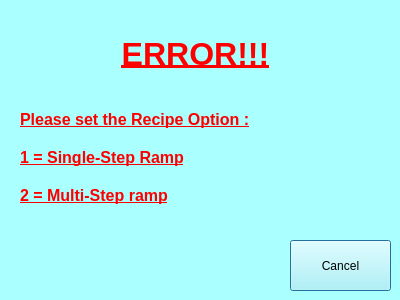
<?xml version="1.0" encoding="UTF-8"?>
<ui version="4.0">
 <class>runRecipeerrorClass</class>
 <widget class="QDialog" name="runRecipeerrorClass">
  <property name="geometry">
   <rect>
    <x>0</x>
    <y>0</y>
    <width>400</width>
    <height>300</height>
   </rect>
  </property>
  <property name="palette">
   <palette>
    <active>
     <colorrole role="WindowText">
      <brush brushstyle="SolidPattern">
       <color alpha="255">
        <red>0</red>
        <green>0</green>
        <blue>0</blue>
       </color>
      </brush>
     </colorrole>
     <colorrole role="Button">
      <brush brushstyle="SolidPattern">
       <color alpha="255">
        <red>170</red>
        <green>255</green>
        <blue>255</blue>
       </color>
      </brush>
     </colorrole>
     <colorrole role="Light">
      <brush brushstyle="SolidPattern">
       <color alpha="255">
        <red>255</red>
        <green>255</green>
        <blue>255</blue>
       </color>
      </brush>
     </colorrole>
     <colorrole role="Midlight">
      <brush brushstyle="SolidPattern">
       <color alpha="255">
        <red>212</red>
        <green>255</green>
        <blue>255</blue>
       </color>
      </brush>
     </colorrole>
     <colorrole role="Dark">
      <brush brushstyle="SolidPattern">
       <color alpha="255">
        <red>85</red>
        <green>127</green>
        <blue>127</blue>
       </color>
      </brush>
     </colorrole>
     <colorrole role="Mid">
      <brush brushstyle="SolidPattern">
       <color alpha="255">
        <red>113</red>
        <green>170</green>
        <blue>170</blue>
       </color>
      </brush>
     </colorrole>
     <colorrole role="Text">
      <brush brushstyle="SolidPattern">
       <color alpha="255">
        <red>0</red>
        <green>0</green>
        <blue>0</blue>
       </color>
      </brush>
     </colorrole>
     <colorrole role="BrightText">
      <brush brushstyle="SolidPattern">
       <color alpha="255">
        <red>255</red>
        <green>255</green>
        <blue>255</blue>
       </color>
      </brush>
     </colorrole>
     <colorrole role="ButtonText">
      <brush brushstyle="SolidPattern">
       <color alpha="255">
        <red>0</red>
        <green>0</green>
        <blue>0</blue>
       </color>
      </brush>
     </colorrole>
     <colorrole role="Base">
      <brush brushstyle="SolidPattern">
       <color alpha="255">
        <red>255</red>
        <green>255</green>
        <blue>255</blue>
       </color>
      </brush>
     </colorrole>
     <colorrole role="Window">
      <brush brushstyle="SolidPattern">
       <color alpha="255">
        <red>170</red>
        <green>255</green>
        <blue>255</blue>
       </color>
      </brush>
     </colorrole>
     <colorrole role="Shadow">
      <brush brushstyle="SolidPattern">
       <color alpha="255">
        <red>0</red>
        <green>0</green>
        <blue>0</blue>
       </color>
      </brush>
     </colorrole>
     <colorrole role="AlternateBase">
      <brush brushstyle="SolidPattern">
       <color alpha="255">
        <red>212</red>
        <green>255</green>
        <blue>255</blue>
       </color>
      </brush>
     </colorrole>
     <colorrole role="ToolTipBase">
      <brush brushstyle="SolidPattern">
       <color alpha="255">
        <red>255</red>
        <green>255</green>
        <blue>220</blue>
       </color>
      </brush>
     </colorrole>
     <colorrole role="ToolTipText">
      <brush brushstyle="SolidPattern">
       <color alpha="255">
        <red>0</red>
        <green>0</green>
        <blue>0</blue>
       </color>
      </brush>
     </colorrole>
    </active>
    <inactive>
     <colorrole role="WindowText">
      <brush brushstyle="SolidPattern">
       <color alpha="255">
        <red>0</red>
        <green>0</green>
        <blue>0</blue>
       </color>
      </brush>
     </colorrole>
     <colorrole role="Button">
      <brush brushstyle="SolidPattern">
       <color alpha="255">
        <red>170</red>
        <green>255</green>
        <blue>255</blue>
       </color>
      </brush>
     </colorrole>
     <colorrole role="Light">
      <brush brushstyle="SolidPattern">
       <color alpha="255">
        <red>255</red>
        <green>255</green>
        <blue>255</blue>
       </color>
      </brush>
     </colorrole>
     <colorrole role="Midlight">
      <brush brushstyle="SolidPattern">
       <color alpha="255">
        <red>212</red>
        <green>255</green>
        <blue>255</blue>
       </color>
      </brush>
     </colorrole>
     <colorrole role="Dark">
      <brush brushstyle="SolidPattern">
       <color alpha="255">
        <red>85</red>
        <green>127</green>
        <blue>127</blue>
       </color>
      </brush>
     </colorrole>
     <colorrole role="Mid">
      <brush brushstyle="SolidPattern">
       <color alpha="255">
        <red>113</red>
        <green>170</green>
        <blue>170</blue>
       </color>
      </brush>
     </colorrole>
     <colorrole role="Text">
      <brush brushstyle="SolidPattern">
       <color alpha="255">
        <red>0</red>
        <green>0</green>
        <blue>0</blue>
       </color>
      </brush>
     </colorrole>
     <colorrole role="BrightText">
      <brush brushstyle="SolidPattern">
       <color alpha="255">
        <red>255</red>
        <green>255</green>
        <blue>255</blue>
       </color>
      </brush>
     </colorrole>
     <colorrole role="ButtonText">
      <brush brushstyle="SolidPattern">
       <color alpha="255">
        <red>0</red>
        <green>0</green>
        <blue>0</blue>
       </color>
      </brush>
     </colorrole>
     <colorrole role="Base">
      <brush brushstyle="SolidPattern">
       <color alpha="255">
        <red>255</red>
        <green>255</green>
        <blue>255</blue>
       </color>
      </brush>
     </colorrole>
     <colorrole role="Window">
      <brush brushstyle="SolidPattern">
       <color alpha="255">
        <red>170</red>
        <green>255</green>
        <blue>255</blue>
       </color>
      </brush>
     </colorrole>
     <colorrole role="Shadow">
      <brush brushstyle="SolidPattern">
       <color alpha="255">
        <red>0</red>
        <green>0</green>
        <blue>0</blue>
       </color>
      </brush>
     </colorrole>
     <colorrole role="AlternateBase">
      <brush brushstyle="SolidPattern">
       <color alpha="255">
        <red>212</red>
        <green>255</green>
        <blue>255</blue>
       </color>
      </brush>
     </colorrole>
     <colorrole role="ToolTipBase">
      <brush brushstyle="SolidPattern">
       <color alpha="255">
        <red>255</red>
        <green>255</green>
        <blue>220</blue>
       </color>
      </brush>
     </colorrole>
     <colorrole role="ToolTipText">
      <brush brushstyle="SolidPattern">
       <color alpha="255">
        <red>0</red>
        <green>0</green>
        <blue>0</blue>
       </color>
      </brush>
     </colorrole>
    </inactive>
    <disabled>
     <colorrole role="WindowText">
      <brush brushstyle="SolidPattern">
       <color alpha="255">
        <red>85</red>
        <green>127</green>
        <blue>127</blue>
       </color>
      </brush>
     </colorrole>
     <colorrole role="Button">
      <brush brushstyle="SolidPattern">
       <color alpha="255">
        <red>170</red>
        <green>255</green>
        <blue>255</blue>
       </color>
      </brush>
     </colorrole>
     <colorrole role="Light">
      <brush brushstyle="SolidPattern">
       <color alpha="255">
        <red>255</red>
        <green>255</green>
        <blue>255</blue>
       </color>
      </brush>
     </colorrole>
     <colorrole role="Midlight">
      <brush brushstyle="SolidPattern">
       <color alpha="255">
        <red>212</red>
        <green>255</green>
        <blue>255</blue>
       </color>
      </brush>
     </colorrole>
     <colorrole role="Dark">
      <brush brushstyle="SolidPattern">
       <color alpha="255">
        <red>85</red>
        <green>127</green>
        <blue>127</blue>
       </color>
      </brush>
     </colorrole>
     <colorrole role="Mid">
      <brush brushstyle="SolidPattern">
       <color alpha="255">
        <red>113</red>
        <green>170</green>
        <blue>170</blue>
       </color>
      </brush>
     </colorrole>
     <colorrole role="Text">
      <brush brushstyle="SolidPattern">
       <color alpha="255">
        <red>85</red>
        <green>127</green>
        <blue>127</blue>
       </color>
      </brush>
     </colorrole>
     <colorrole role="BrightText">
      <brush brushstyle="SolidPattern">
       <color alpha="255">
        <red>255</red>
        <green>255</green>
        <blue>255</blue>
       </color>
      </brush>
     </colorrole>
     <colorrole role="ButtonText">
      <brush brushstyle="SolidPattern">
       <color alpha="255">
        <red>85</red>
        <green>127</green>
        <blue>127</blue>
       </color>
      </brush>
     </colorrole>
     <colorrole role="Base">
      <brush brushstyle="SolidPattern">
       <color alpha="255">
        <red>170</red>
        <green>255</green>
        <blue>255</blue>
       </color>
      </brush>
     </colorrole>
     <colorrole role="Window">
      <brush brushstyle="SolidPattern">
       <color alpha="255">
        <red>170</red>
        <green>255</green>
        <blue>255</blue>
       </color>
      </brush>
     </colorrole>
     <colorrole role="Shadow">
      <brush brushstyle="SolidPattern">
       <color alpha="255">
        <red>0</red>
        <green>0</green>
        <blue>0</blue>
       </color>
      </brush>
     </colorrole>
     <colorrole role="AlternateBase">
      <brush brushstyle="SolidPattern">
       <color alpha="255">
        <red>170</red>
        <green>255</green>
        <blue>255</blue>
       </color>
      </brush>
     </colorrole>
     <colorrole role="ToolTipBase">
      <brush brushstyle="SolidPattern">
       <color alpha="255">
        <red>255</red>
        <green>255</green>
        <blue>220</blue>
       </color>
      </brush>
     </colorrole>
     <colorrole role="ToolTipText">
      <brush brushstyle="SolidPattern">
       <color alpha="255">
        <red>0</red>
        <green>0</green>
        <blue>0</blue>
       </color>
      </brush>
     </colorrole>
    </disabled>
   </palette>
  </property>
  <property name="windowTitle">
   <string>runRecipeerror</string>
  </property>
  <widget class="QLabel" name="pleaseWaitLabel">
   <property name="geometry">
    <rect>
     <x>20</x>
     <y>30</y>
     <width>351</width>
     <height>181</height>
    </rect>
   </property>
   <property name="text">
    <string>&lt;!DOCTYPE HTML PUBLIC &quot;-//W3C//DTD HTML 4.0//EN&quot; &quot;http://www.w3.org/TR/REC-html40/strict.dtd&quot;&gt;
&lt;html&gt;&lt;head&gt;&lt;meta name=&quot;qrichtext&quot; content=&quot;1&quot; /&gt;&lt;style type=&quot;text/css&quot;&gt;
p, li { white-space: pre-wrap; }
&lt;/style&gt;&lt;/head&gt;&lt;body style=&quot; font-family:'Ubuntu'; font-size:11pt; font-weight:400; font-style:normal;&quot;&gt;
&lt;table border=&quot;0&quot; style=&quot;-qt-table-type: root; margin-top:4px; margin-bottom:4px; margin-left:4px; margin-right:4px;&quot;&gt;
&lt;tr&gt;
&lt;td style=&quot;border: none;&quot;&gt;
&lt;p align=&quot;center&quot; style=&quot; margin-top:0px; margin-bottom:0px; margin-left:0px; margin-right:0px; -qt-block-indent:0; text-indent:0px;&quot;&gt;&lt;span style=&quot; font-family:'MS Shell Dlg 2'; font-size:24pt; font-weight:600; text-decoration: underline; color:#ff0000;&quot;&gt;ERROR!!!&lt;/span&gt;&lt;/p&gt;
&lt;p align=&quot;center&quot; style=&quot;-qt-paragraph-type:empty; margin-top:0px; margin-bottom:0px; margin-left:0px; margin-right:0px; -qt-block-indent:0; text-indent:0px; font-family:'MS Shell Dlg 2'; font-size:24pt; font-weight:600; text-decoration: underline; color:#ff0000;&quot;&gt;&lt;/p&gt;
&lt;p style=&quot; margin-top:0px; margin-bottom:0px; margin-left:0px; margin-right:0px; -qt-block-indent:0; text-indent:0px;&quot;&gt;&lt;span style=&quot; font-family:'MS Shell Dlg 2'; font-size:12pt; font-weight:600; text-decoration: underline; color:#ff0000;&quot;&gt;Please set the Recipe Option :&lt;/span&gt;&lt;/p&gt;
&lt;p style=&quot;-qt-paragraph-type:empty; margin-top:0px; margin-bottom:0px; margin-left:0px; margin-right:0px; -qt-block-indent:0; text-indent:0px; font-family:'MS Shell Dlg 2'; font-size:12pt; font-weight:600; text-decoration: underline; color:#ff0000;&quot;&gt;&lt;/p&gt;
&lt;p style=&quot; margin-top:0px; margin-bottom:0px; margin-left:0px; margin-right:0px; -qt-block-indent:0; text-indent:0px;&quot;&gt;&lt;span style=&quot; font-family:'MS Shell Dlg 2'; font-size:12pt; font-weight:600; text-decoration: underline; color:#ff0000;&quot;&gt;1 = Single-Step Ramp&lt;/span&gt;&lt;/p&gt;
&lt;p style=&quot;-qt-paragraph-type:empty; margin-top:0px; margin-bottom:0px; margin-left:0px; margin-right:0px; -qt-block-indent:0; text-indent:0px; font-family:'MS Shell Dlg 2'; font-size:12pt; font-weight:600; text-decoration: underline; color:#ff0000;&quot;&gt;&lt;/p&gt;
&lt;p style=&quot; margin-top:0px; margin-bottom:0px; margin-left:0px; margin-right:0px; -qt-block-indent:0; text-indent:0px;&quot;&gt;&lt;span style=&quot; font-family:'MS Shell Dlg 2'; font-size:12pt; font-weight:600; text-decoration: underline; color:#ff0000;&quot;&gt;2 = Multi-Step ramp&lt;/span&gt;&lt;/p&gt;&lt;/td&gt;&lt;/tr&gt;&lt;/table&gt;&lt;/body&gt;&lt;/html&gt;</string>
   </property>
  </widget>
  <widget class="QPushButton" name="runrecipeerror_cancelButton">
   <property name="geometry">
    <rect>
     <x>290</x>
     <y>240</y>
     <width>101</width>
     <height>51</height>
    </rect>
   </property>
   <property name="minimumSize">
    <size>
     <width>101</width>
     <height>51</height>
    </size>
   </property>
   <property name="maximumSize">
    <size>
     <width>101</width>
     <height>51</height>
    </size>
   </property>
   <property name="text">
    <string>Cancel</string>
   </property>
  </widget>
 </widget>
 <layoutdefault spacing="6" margin="11"/>
 <resources/>
 <connections>
  <connection>
   <sender>runrecipeerror_cancelButton</sender>
   <signal>pressed()</signal>
   <receiver>runRecipeerrorClass</receiver>
   <slot>reject()</slot>
   <hints>
    <hint type="sourcelabel">
     <x>324</x>
     <y>256</y>
    </hint>
    <hint type="destinationlabel">
     <x>318</x>
     <y>228</y>
    </hint>
   </hints>
  </connection>
 </connections>
</ui>
